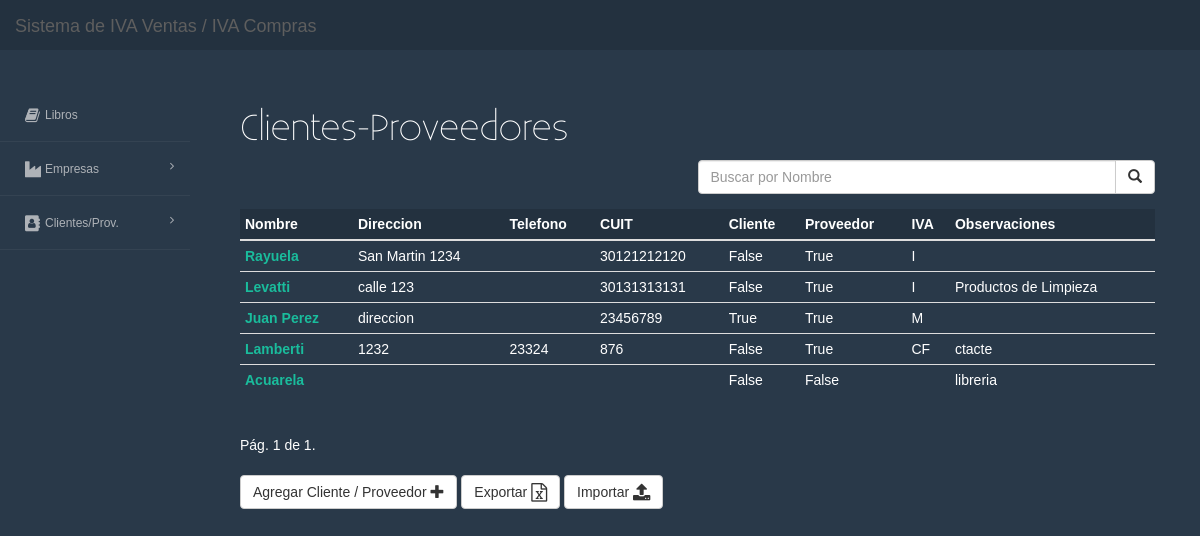
The app's page /l_cli_pro/ with its own data.
### IVAcompras/models.py (models this page shows, shortened)
class CliPro(models.Model):
	nombre = models.CharField("Razón Social", max_length=30)
	direccion = models.CharField(max_length=30)
	telefono = models.CharField(max_length=30, null=True, blank=True)
	cuit = models.CharField("C.U.I.T.", max_length=30)
	es_cliente = models.BooleanField(default=False)
	es_proveedor = models.BooleanField(default=False)
	iva_choices = (
		('CF', 'Consumidor Final'),
		('I', 'Inscripto'),
		('NI', 'No Inscripto'),
		('M', 'Monotributo'),
		('E', 'Exento'),
		)
	iva = models.CharField("Tipo I.V.A.", max_length=30, choices=iva_choices)
	obs = models.TextField("Observaciones", null=True, blank=True)
	def get_absolute_url(self):
		return reverse("iva:v_cli_pro", kwargs={"id":self.id})

### IVAcompras/views.py (the view)
# urls.py: url(r'^l_cli_pro/$', views.l_cli_pro, name='l_cli_pro'),
def l_cli_pro(request):
	queryset = CliPro.objects.all().order_by('id')
	query = request.GET.get("q")
	if query:
		queryset = queryset.filter(nombre__icontains=query)
	paginator = Paginator(queryset, 15) # Show 25 DetAna_queryset per page
	page_request_var = "page"
	page = request.GET.get(page_request_var)
	try:
		queryset_list = paginator.page(page)
	except PageNotAnInteger:
		queryset_list = paginator.page(1)
	except EmptyPage:
		queryset_list = paginator.page(paginator.num_pages)
	context = {
		"page_request_var": page_request_var,
		"object_list": queryset_list,
		"title": "Clientes-Proveedores"
	}
	return render(request, "l_cli_pro.html", context)

### templates/l_cli_pro.html (shortened to what this page needs)
{% extends 'base.html' %}
{% block content %}
	<h1>{{ title }}</h1>
				<div class="col-sm-offset-6 col-sm-6">
	<form class="form-horizontal" method="GET" action="">
		<div class="form-group">
			<div class="input-group">
				<input type="text" name="q" class="form-control" placeholder="Buscar por Nombre" value="{{ request.GET.q}}">
				<span class="input-group-btn">
					<button class="btn btn-default" type="submit"><span class="glyphicon glyphicon-search"></span></button>
				</span>
			</div>
		</div>
	</form>
</div>
				<table class="table table-hover table-condensed" align="center">
					<thead class="theadbg">
						<tr>
							<th>Nombre</th>
							<th>Direccion</th>
							<th>Telefono</th>
							<th>CUIT</th>
							<th>Cliente</th>
							<th>Proveedor</th>
							<th>IVA</th>
							<th>Observaciones</th>
						</tr>
					</thead>
					<tbody>
						{% for obj in object_list %}
						<tr>
							<td><b><a href="{{ obj.get_absolute_url }}">{{ obj.nombre }}</a></b></td>
							<td>{{ obj.direccion }}</td>
							<td>{{ obj.telefono }}</td>
							<td>{{ obj.cuit }}</td>
							<td>{{ obj.es_cliente }}</td>
							<td>{{ obj.es_proveedor }}</td>
							<td>{{ obj.iva }}</td>
							<td>{{ obj.obs }}</td>
						</tr>
						{% endfor %}
					</tbody>
				</table>
				<div class="pagination">
    <span class="step-links">
        <span class="current">
            Pág. {{ object_list.number }} de {{ object_list.paginator.num_pages }}.
        </span>
    </span>
</div>
				<div align="left">
						<a class="btn btn-default btn-md" role="button" href="{% url 'iva:a_cli_pro' %}">Agregar Cliente / Proveedor <span class="glyphicon glyphicon-plus"></span></a>
						<a class="btn btn-default btn-md" role="button" href="{% url 'iva:exp_cli_pro' %}">Exportar <i class="fa fa-file-excel-o fa-lg" aria-hidden="true"></i></a>
						<a class="btn btn-default btn-md" role="button" href="{% url 'iva:imp_cli_pro' %}">Importar <i class="fa fa-upload fa-lg" aria-hidden="true"></i></a>
	                </div>
{% endblock %}

### static/css/iva.css (style rules this page uses)
body { padding-top: 70px; padding-bottom: 30px; padding-right: 240px; color: #fff; background: #293949; font-family: 'Open-Sans',sans-serif; margin: 0; text-rendering: optimizeLegibility; -webkit-font-smoothing: antialiased; }
h1 { font-family: Existence-Light; }
.theadbg { background-color: #23313f; }

### records on screen
CliPro: nombre "Rayuela", direccion "San Martin 1234", cuit "30121212120", es_cliente "False", es_proveedor "True", iva "I"
CliPro: nombre "Levatti", direccion "calle 123", cuit "30131313131", es_cliente "False", es_proveedor "True", iva "I", obs "Productos de Limpieza"
CliPro: nombre "Juan Perez", direccion "direccion", cuit "23456789", es_cliente "True", es_proveedor "True", iva "M"
CliPro: nombre "Lamberti", direccion "1232", telefono "23324", cuit "876", es_cliente "False", es_proveedor "True", iva "CF", obs "ctacte"
CliPro: nombre "Acuarela", es_cliente "False", es_proveedor "False", obs "libreria"

### other values on screen
{{ title }} "Clientes-Proveedores"
{{ object_list.number }} "1"
{{ object_list.paginator.num_pages }} "1"
